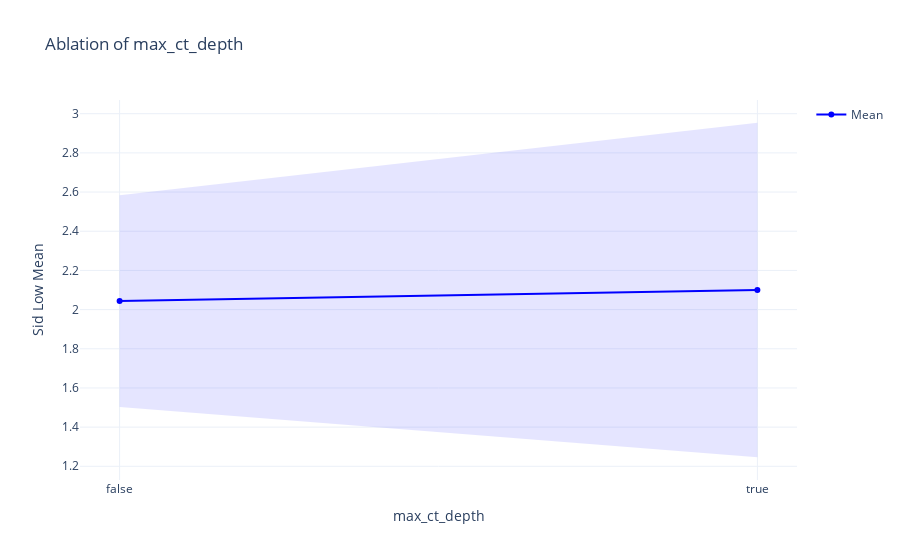

The cell this chart's notebook holds for it:
### Code cell
plot_ablation(agg_df, 'max_ct_depth', metric='sid_low_mean', std_metric='sid_low_std',
              fixed_params={'neighbourhood_n_nodes': 5, 'max_c_set_size': 3, 'search_depth': 10, 'n_nodes': 6, 'n_edges': 6})

### Figure 1 — Plotly figure (JSON) as saved in the notebook; plotly's stock layout.template omitted (floating-point values rounded to 4 significant figures)
{"data": [{"line": {"color": "blue"}, "mode": "lines+markers", "name": "Mean", "type": "scatter", "x": [false, true], "y": [2.043, 2.1]}, {"fill": "toself", "fillcolor": "rgba(0,0,255,0.1)", "hoverinfo": "skip", "line": {"color": "rgba(255,255,255,0)"}, "showlegend": false, "type": "scatter", "x": [false, true, true, false], "y": [2.584, 2.954, 1.246, 1.503]}], "layout": {"title": {"text": "Ablation of max_ct_depth"}, "xaxis": {"title": {"text": "max_ct_depth"}}, "yaxis": {"title": {"text": "Sid Low Mean"}}}}
